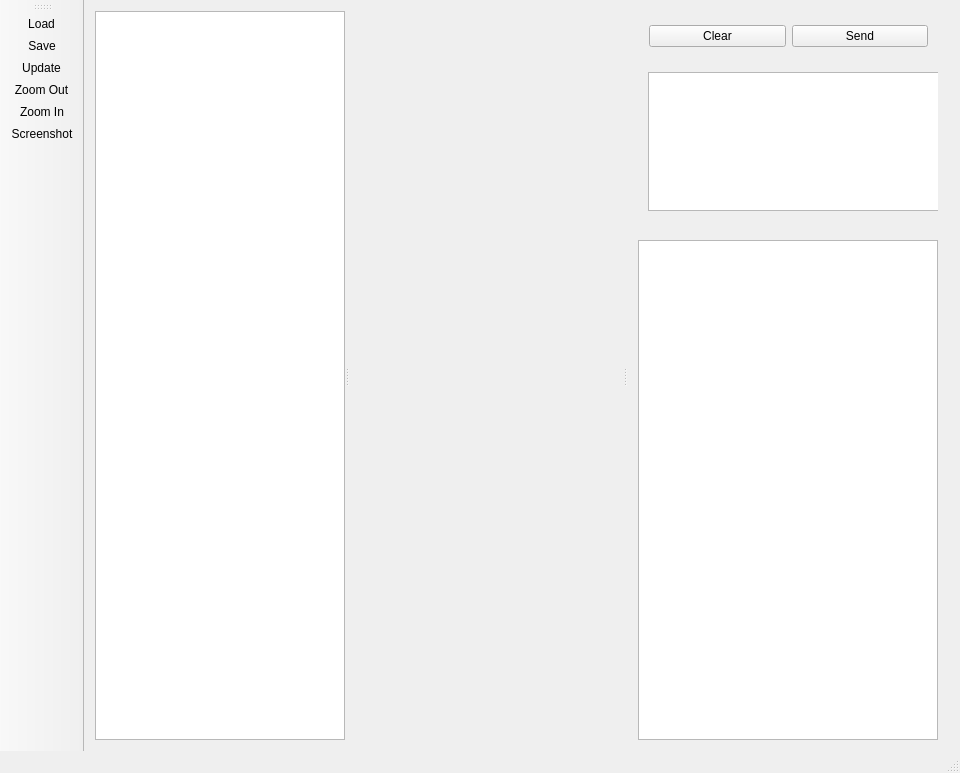
<?xml version="1.0" encoding="UTF-8"?>
<ui version="4.0">
 <class>MainWindow</class>
 <widget class="QMainWindow" name="MainWindow">
  <property name="geometry">
   <rect>
    <x>0</x>
    <y>0</y>
    <width>960</width>
    <height>773</height>
   </rect>
  </property>
  <property name="windowTitle">
   <string>StageHand</string>
  </property>
  <widget class="QWidget" name="centralWidget">
   <property name="sizePolicy">
    <sizepolicy hsizetype="Preferred" vsizetype="Preferred">
     <horstretch>1</horstretch>
     <verstretch>0</verstretch>
    </sizepolicy>
   </property>
   <layout class="QVBoxLayout" name="verticalLayout_2">
    <item>
     <widget class="QSplitter" name="splitter">
      <property name="orientation">
       <enum>Qt::Horizontal</enum>
      </property>
      <widget class="QTreeView" name="treeView">
       <property name="sizePolicy">
        <sizepolicy hsizetype="MinimumExpanding" vsizetype="Expanding">
         <horstretch>0</horstretch>
         <verstretch>0</verstretch>
        </sizepolicy>
       </property>
       <property name="minimumSize">
        <size>
         <width>250</width>
         <height>0</height>
        </size>
       </property>
       <property name="horizontalScrollBarPolicy">
        <enum>Qt::ScrollBarAsNeeded</enum>
       </property>
       <property name="sizeAdjustPolicy">
        <enum>QAbstractScrollArea::AdjustToContents</enum>
       </property>
       <property name="editTriggers">
        <set>QAbstractItemView::NoEditTriggers</set>
       </property>
       <property name="alternatingRowColors">
        <bool>false</bool>
       </property>
       <property name="horizontalScrollMode">
        <enum>QAbstractItemView::ScrollPerItem</enum>
       </property>
      </widget>
      <widget class="QWidget" name="gridWidget" native="true">
       <property name="sizePolicy">
        <sizepolicy hsizetype="Preferred" vsizetype="Preferred">
         <horstretch>1</horstretch>
         <verstretch>1</verstretch>
        </sizepolicy>
       </property>
       <layout class="QGridLayout" name="glWidget"/>
      </widget>
      <widget class="QWidget" name="verticalLayoutWidget">
       <layout class="QVBoxLayout" name="verticalLayout_4">
        <property name="topMargin">
         <number>0</number>
        </property>
        <property name="bottomMargin">
         <number>0</number>
        </property>
        <item>
         <widget class="QWidget" name="updatePanel" native="true">
          <property name="sizePolicy">
           <sizepolicy hsizetype="Preferred" vsizetype="MinimumExpanding">
            <horstretch>1</horstretch>
            <verstretch>1</verstretch>
           </sizepolicy>
          </property>
          <property name="minimumSize">
           <size>
            <width>0</width>
            <height>100</height>
           </size>
          </property>
          <widget class="QWidget" name="verticalLayoutWidget_2">
           <property name="geometry">
            <rect>
             <x>-1</x>
             <y>50</y>
             <width>471</width>
             <height>161</height>
            </rect>
           </property>
           <layout class="QVBoxLayout" name="verticalLayout">
            <item>
             <widget class="QTableView" name="tableViewUpdate">
              <property name="sizeAdjustPolicy">
               <enum>QAbstractScrollArea::AdjustToContents</enum>
              </property>
             </widget>
            </item>
           </layout>
          </widget>
          <widget class="QWidget" name="horizontalLayoutWidget">
           <property name="geometry">
            <rect>
             <x>0</x>
             <y>0</y>
             <width>301</width>
             <height>51</height>
            </rect>
           </property>
           <layout class="QHBoxLayout" name="horizontalLayout" stretch="1,1">
            <item>
             <widget class="QPushButton" name="clearButton">
              <property name="text">
               <string>Clear</string>
              </property>
             </widget>
            </item>
            <item>
             <widget class="QPushButton" name="sendButton">
              <property name="text">
               <string>Send</string>
              </property>
             </widget>
            </item>
           </layout>
          </widget>
          <zorder>verticalLayoutWidget_2</zorder>
          <zorder>horizontalLayoutWidget</zorder>
          <zorder>tableView</zorder>
          <zorder>tableView</zorder>
         </widget>
        </item>
        <item>
         <widget class="QTableView" name="tableView">
          <property name="minimumSize">
           <size>
            <width>300</width>
            <height>500</height>
           </size>
          </property>
         </widget>
        </item>
       </layout>
      </widget>
     </widget>
    </item>
   </layout>
  </widget>
  <widget class="QToolBar" name="mainToolBar">
   <property name="sizePolicy">
    <sizepolicy hsizetype="Fixed" vsizetype="Preferred">
     <horstretch>0</horstretch>
     <verstretch>0</verstretch>
    </sizepolicy>
   </property>
   <property name="floatable">
    <bool>false</bool>
   </property>
   <attribute name="toolBarArea">
    <enum>LeftToolBarArea</enum>
   </attribute>
   <attribute name="toolBarBreak">
    <bool>false</bool>
   </attribute>
   <addaction name="actionLoad"/>
   <addaction name="actionSave"/>
   <addaction name="actionUpdate"/>
   <addaction name="actionZoom_Out"/>
   <addaction name="actionZoom_In"/>
   <addaction name="actionScreenshot"/>
  </widget>
  <widget class="QStatusBar" name="statusBar"/>
  <action name="actionLoad">
   <property name="icon">
    <iconset resource="stagehand.qrc">
     <normaloff>:/stagehand/Open.png</normaloff>:/stagehand/Open.png</iconset>
   </property>
   <property name="text">
    <string>Load</string>
   </property>
   <property name="toolTip">
    <string>Load saved file</string>
   </property>
  </action>
  <action name="actionSave">
   <property name="icon">
    <iconset>
     <normalon>:/stagehand/Save.png</normalon>
    </iconset>
   </property>
   <property name="text">
    <string>Save</string>
   </property>
  </action>
  <action name="actionUpdate">
   <property name="icon">
    <iconset>
     <normalon>:/stagehand/Refresh.png</normalon>
    </iconset>
   </property>
   <property name="text">
    <string>Update</string>
   </property>
  </action>
  <action name="actionZoom_In">
   <property name="icon">
    <iconset resource="stagehand.qrc">
     <normaloff>:/stagehand/ZoomIn.png</normaloff>
     <normalon>../../../Downloads/1404906137_519953-014_ZoomIn.png</normalon>:/stagehand/ZoomIn.png</iconset>
   </property>
   <property name="text">
    <string>Zoom In</string>
   </property>
  </action>
  <action name="actionZoom_Out">
   <property name="icon">
    <iconset resource="stagehand.qrc">
     <normaloff>:/stagehand/ZoomOut.png</normaloff>:/stagehand/ZoomOut.png</iconset>
   </property>
   <property name="text">
    <string>Zoom Out</string>
   </property>
  </action>
  <action name="actionScreenshot">
   <property name="checkable">
    <bool>true</bool>
   </property>
   <property name="icon">
    <iconset>
     <normalon>:/stagehand/Screenshot.png</normalon>
    </iconset>
   </property>
   <property name="text">
    <string>Screenshot</string>
   </property>
  </action>
 </widget>
 <layoutdefault spacing="6" margin="11"/>
 <resources>
  <include location="stagehand.qrc"/>
 </resources>
 <connections>
  <connection>
   <sender>actionLoad</sender>
   <signal>triggered()</signal>
   <receiver>MainWindow</receiver>
   <slot>loadFile()</slot>
   <hints>
    <hint type="sourcelabel">
     <x>-1</x>
     <y>-1</y>
    </hint>
    <hint type="destinationlabel">
     <x>521</x>
     <y>379</y>
    </hint>
   </hints>
  </connection>
  <connection>
   <sender>actionSave</sender>
   <signal>triggered()</signal>
   <receiver>MainWindow</receiver>
   <slot>saveFile()</slot>
   <hints>
    <hint type="sourcelabel">
     <x>-1</x>
     <y>-1</y>
    </hint>
    <hint type="destinationlabel">
     <x>479</x>
     <y>386</y>
    </hint>
   </hints>
  </connection>
  <connection>
   <sender>actionUpdate</sender>
   <signal>triggered()</signal>
   <receiver>MainWindow</receiver>
   <slot>updateScene()</slot>
   <hints>
    <hint type="sourcelabel">
     <x>-1</x>
     <y>-1</y>
    </hint>
    <hint type="destinationlabel">
     <x>479</x>
     <y>386</y>
    </hint>
   </hints>
  </connection>
  <connection>
   <sender>actionZoom_In</sender>
   <signal>triggered()</signal>
   <receiver>MainWindow</receiver>
   <slot>zoomIn()</slot>
   <hints>
    <hint type="sourcelabel">
     <x>-1</x>
     <y>-1</y>
    </hint>
    <hint type="destinationlabel">
     <x>479</x>
     <y>386</y>
    </hint>
   </hints>
  </connection>
  <connection>
   <sender>actionZoom_Out</sender>
   <signal>triggered()</signal>
   <receiver>MainWindow</receiver>
   <slot>zoomOut()</slot>
   <hints>
    <hint type="sourcelabel">
     <x>-1</x>
     <y>-1</y>
    </hint>
    <hint type="destinationlabel">
     <x>479</x>
     <y>386</y>
    </hint>
   </hints>
  </connection>
  <connection>
   <sender>actionScreenshot</sender>
   <signal>toggled(bool)</signal>
   <receiver>MainWindow</receiver>
   <slot>showScreenShot(bool)</slot>
   <hints>
    <hint type="sourcelabel">
     <x>-1</x>
     <y>-1</y>
    </hint>
    <hint type="destinationlabel">
     <x>479</x>
     <y>386</y>
    </hint>
   </hints>
  </connection>
 </connections>
 <slots>
  <slot>loadFile()</slot>
  <slot>saveFile()</slot>
  <slot>updateScene()</slot>
  <slot>zoomIn()</slot>
  <slot>zoomOut()</slot>
  <slot>showScreenShot(bool)</slot>
 </slots>
</ui>
